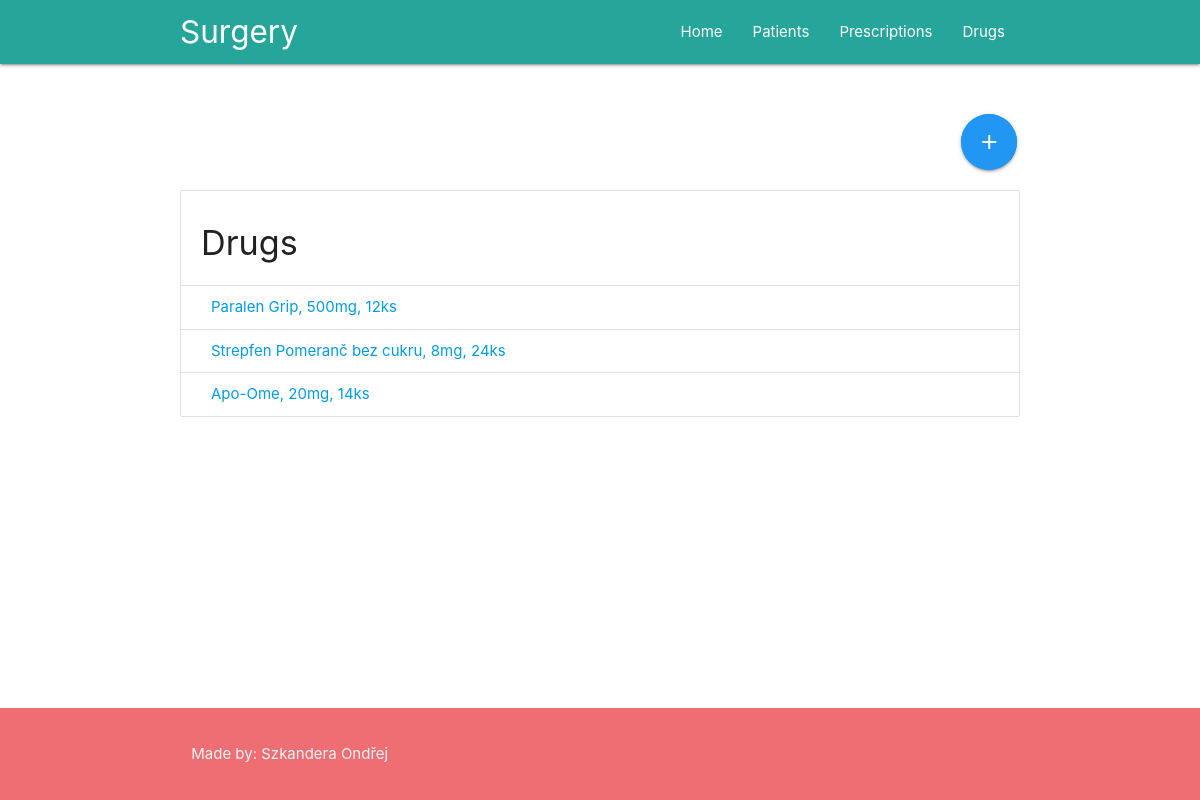
Page /drugs on the committed database.
### Office/models.py (models this page shows)
class Drug(models.Model):
    name = models.CharField(max_length=100)
    number_of_pills = models.IntegerField()
    description = models.TextField(null=True)
    gram = models.IntegerField()
    picture = models.ImageField(null=True, blank=True, upload_to='pictures/%Y/%m/%d/')
    def __str__(self):
        return '{}, {}mg, {}ks'.format(self.name, self.gram, self.number_of_pills)

### Office/views.py (the view)
# urls.py: path('drugs', views.drugs, name='drugs'),
def drugs(request):
    context = {
        'drugs': models.Drug.objects.all()
    }
    return render(request, 'Office/drugs.html', context)

### Office/templates/Office/drugs.html
{% extends 'Office/layout.html' %}
{% block content %}
    <div class="row">
        <div class="col s1 offset-s11">
            <a class="btn-floating btn-large waves-effect waves-light blue pulse"
               href="{% url 'add_drug' %}"><i class="material-icons">add</i></a>
        </div>
    </div>
    <ul class="collection with-header">
        <li class="collection-header"><h4>Drugs</h4></li>
        {% for drug in drugs %}
                <li class="collection-item">
                    <a href="{% url 'drug_detail' drug.id %}">{{ drug }}</a>
                </li>
        {% endfor %}
    </ul>
{% endblock %}

### Office/static/Office/main_styles.css (style rules this page uses)
body { display: flex; min-height: 100vh; flex-direction: column; }

### rows in the picture
Drug: name+gram+number_of_pills "Paralen Grip, 500mg, 12ks"
Drug: name+gram+number_of_pills "Strepfen Pomeranč bez cukru, 8mg, 24ks"
Drug: name+gram+number_of_pills "Apo-Ome, 20mg, 14ks"
